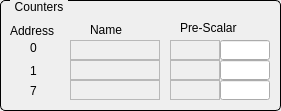
   <widget class="QGroupBox" name="GBCounters">
    <property name="geometry">
     <rect>
      <x>460</x>
      <y>10</y>
      <width>281</width>
      <height>111</height>
     </rect>
    </property>
    <property name="styleSheet">
     <string notr="true">QGroupBox {
     border: 1px solid black;
     border-radius: 5px;
     margin-top: 0.5em;
 }
 
 QGroupBox::title {
     subcontrol-origin: margin;
     left: 10px;
     padding: 0 3px 0 3px;
 }</string>
    </property>
    <property name="title">
     <string>Counters</string>
    </property>
    <property name="alignment">
     <set>Qt::AlignLeading|Qt::AlignLeft|Qt::AlignVCenter</set>
    </property>
    <property name="checkable">
     <bool>false</bool>
    </property>
    <widget class="QLabel" name="label_6">
     <property name="geometry">
      <rect>
       <x>30</x>
       <y>40</y>
       <width>16</width>
       <height>16</height>
      </rect>
     </property>
     <property name="text">
      <string>0</string>
     </property>
    </widget>
    <widget class="QLabel" name="label_34">
     <property name="geometry">
      <rect>
       <x>30</x>
       <y>60</y>
       <width>16</width>
       <height>21</height>
      </rect>
     </property>
     <property name="text">
      <string>1</string>
     </property>
    </widget>
    <widget class="QLabel" name="label_35">
     <property name="geometry">
      <rect>
       <x>10</x>
       <y>20</y>
       <width>61</width>
       <height>21</height>
      </rect>
     </property>
     <property name="text">
      <string>Address</string>
     </property>
    </widget>
    <widget class="QLabel" name="label_36">
     <property name="geometry">
      <rect>
       <x>90</x>
       <y>20</y>
       <width>41</width>
       <height>20</height>
      </rect>
     </property>
     <property name="text">
      <string>Name</string>
     </property>
    </widget>
    <widget class="QELabel" name="lblName7Counters">
     <property name="geometry">
      <rect>
       <x>70</x>
       <y>80</y>
       <width>90</width>
       <height>20</height>
      </rect>
     </property>
     <property name="frameShape">
      <enum>QFrame::StyledPanel</enum>
     </property>
     <property name="variable" stdset="0">
      <string>GBL-TI-EVG0-C7:getName</string>
     </property>
    </widget>
    <widget class="QELabel" name="lblName0Counters">
     <property name="geometry">
      <rect>
       <x>70</x>
       <y>40</y>
       <width>90</width>
       <height>20</height>
      </rect>
     </property>
     <property name="frameShape">
      <enum>QFrame::StyledPanel</enum>
     </property>
     <property name="variable" stdset="0">
      <string>GBL-TI-EVG0-C0:getName</string>
     </property>
    </widget>
    <widget class="QELabel" name="lblName1Counters">
     <property name="geometry">
      <rect>
       <x>70</x>
       <y>60</y>
       <width>90</width>
       <height>20</height>
      </rect>
     </property>
     <property name="frameShape">
      <enum>QFrame::StyledPanel</enum>
     </property>
     <property name="variable" stdset="0">
      <string>GBL-TI-EVG0-C1:getName</string>
     </property>
    </widget>
    <widget class="QLabel" name="label_37">
     <property name="geometry">
      <rect>
       <x>180</x>
       <y>20</y>
       <width>71</width>
       <height>16</height>
      </rect>
     </property>
     <property name="text">
      <string>Pre-Scalar</string>
     </property>
    </widget>
    <widget class="QLabel" name="label_38">
     <property name="geometry">
      <rect>
       <x>30</x>
       <y>80</y>
       <width>16</width>
       <height>21</height>
      </rect>
     </property>
     <property name="text">
      <string>7</string>
     </property>
    </widget>
    <widget class="QELabel" name="lblPreScaler1Counters">
     <property name="geometry">
      <rect>
       <x>170</x>
       <y>60</y>
       <width>50</width>
       <height>20</height>
      </rect>
     </property>
     <property name="frameShape">
      <enum>QFrame::StyledPanel</enum>
     </property>
     <property name="variable" stdset="0">
      <string>GBL-TI-EVG0-C1:getPrescaler</string>
     </property>
    </widget>
    <widget class="QELineEdit" name="lineEditPreScaler1Counters">
     <property name="geometry">
      <rect>
       <x>220</x>
       <y>60</y>
       <width>50</width>
       <height>20</height>
      </rect>
     </property>
     <property name="variable" stdset="0">
      <string>GBL-TI-EVG0-C1:setPrescaler</string>
     </property>
     <property name="displayAlarmStateOption" stdset="0">
      <enum>QE::Never</enum>
     </property>
     <property name="addUnits">
      <bool>true</bool>
     </property>
    </widget>
    <widget class="QELabel" name="lblPreScaler0Counters">
     <property name="geometry">
      <rect>
       <x>170</x>
       <y>40</y>
       <width>50</width>
       <height>20</height>
      </rect>
     </property>
     <property name="frameShape">
      <enum>QFrame::StyledPanel</enum>
     </property>
     <property name="variable" stdset="0">
      <string>GBL-TI-EVG0-C0:getPrescaler</string>
     </property>
    </widget>
    <widget class="QELineEdit" name="lineEditPreScaler0Counters">
     <property name="geometry">
      <rect>
       <x>220</x>
       <y>40</y>
       <width>50</width>
       <height>20</height>
      </rect>
     </property>
     <property name="variable" stdset="0">
      <string>GBL-TI-EVG0-C0:setPrescaler</string>
     </property>
     <property name="displayAlarmStateOption" stdset="0">
      <enum>QE::Never</enum>
     </property>
     <property name="addUnits">
      <bool>true</bool>
     </property>
    </widget>
    <widget class="QELabel" name="lblPreScaler7Counters">
     <property name="geometry">
      <rect>
       <x>170</x>
       <y>80</y>
       <width>50</width>
       <height>20</height>
      </rect>
     </property>
     <property name="frameShape">
      <enum>QFrame::StyledPanel</enum>
     </property>
     <property name="variable" stdset="0">
      <string>GBL-TI-EVG0-C7:getPrescaler</string>
     </property>
    </widget>
    <widget class="QELineEdit" name="lineEditPreScaler7Counters">
     <property name="geometry">
      <rect>
       <x>220</x>
       <y>80</y>
       <width>50</width>
       <height>20</height>
      </rect>
     </property>
     <property name="variable" stdset="0">
      <string>GBL-TI-EVG0-C7:setPrescaler</string>
     </property>
     <property name="displayAlarmStateOption" stdset="0">
      <enum>QE::Never</enum>
     </property>
     <property name="addUnits">
      <bool>true</bool>
     </property>
    </widget>
   </widget>
